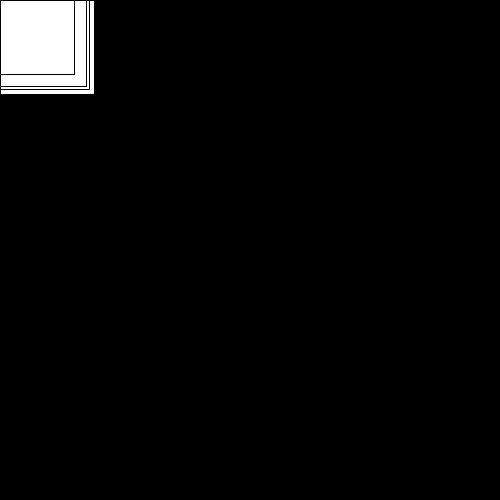
Frame 1 (no input)
Frame 60 (the mouse pressed at the canvas centre just before this capture): identical to frame 1, image omitted
Frame 120 (the mouse held since frame 60 and released just before this capture): identical to frame 1, image omitted

The Processing sketch that drew this single still picture (run headless with seeded random() and noise(); from frame 60 on, the mouse is pressed at the canvas centre):

// Processing sketch: ex16_to_18
// ── ex16_to_18.pde
Quadrado q;

void setup() {
  //fullScreen();
  size(500, 500);
  background(0);
  ellipseMode(CORNER);
  q = new Quadrado(64);
}

void draw() {
  
  q.desenha();
}

// ── Cubo.pde
class Cubo {

  float x, y, tam;
  color blue = color(40, 150, 190);
  color purple = color(150, 40, 190);

  Cubo(float x1, float y1, float t) {
    x = x1;
    y = y1;
    tam = t;
  }

  void desenha () {
    rect(x, y, tam, tam);
  }
}

// ── Quadrado.pde
int H = 0;
int W = 0;

class Quadrado {

  Cubo[] cubos;

  Quadrado (int n) {
    cubos = new Cubo[n];

    for (int x = 0; x < width; x++) {
      for (int y = 0; y < height; y++) {
         W=W*x;
         H=H*y;
      }
    }

    for (int i = 0; i < n; i++) {
      cubos[i] = new Cubo(W, H, random(100));
    }
  }

  void desenha() {
    for (int i = 0; i < cubos.length; i++) {
      cubos[i].desenha();
    }
  }
}
